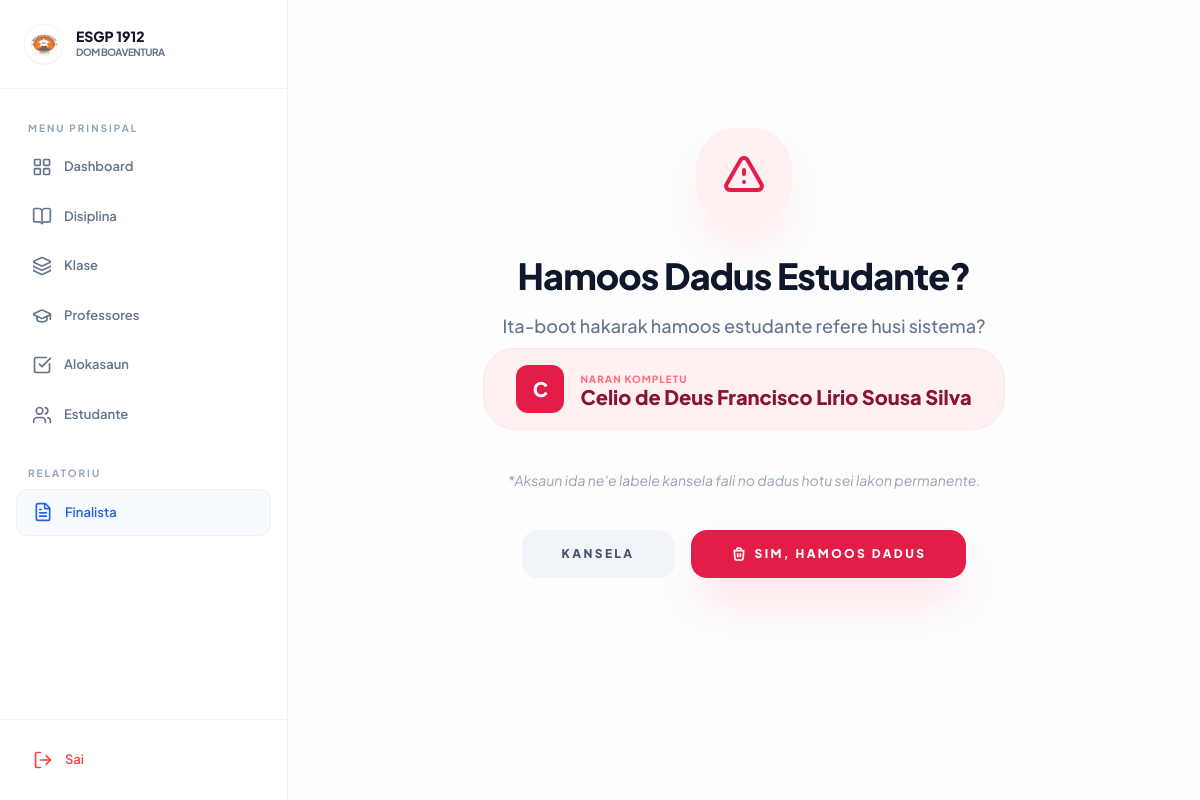
Screenshot of /users/estudante/hamoos/2/ with the database file from the repository.
### users/models.py (models this page shows, shortened)
class Estudante(models.Model):
    SEXU_CHOICES = [('Mane', 'Mane'), ('Feto', 'Feto')]
    nu_emis = models.CharField(max_length=20, unique=True)
    naran_kompletu = models.CharField(max_length=255)
    sexu = models.CharField(max_length=10, choices=SEXU_CHOICES)
    foto = models.ImageField(upload_to='estudante_fotos/', null=True, blank=True)
    klase = models.ForeignKey('academic.Klase', on_delete=models.CASCADE)
    status = models.CharField(max_length=10, default="Ativu")

### users/views.py (the view)
# urls.py: path('estudante/hamoos/<int:pk>/', hamoos_estudante, name='hamoos_estudante'), # Hapus estudante
def hamoos_estudante(request, pk):
    estudante = get_object_or_404(Estudante, id=pk)
    if request.method == 'POST':
        estudante.delete()
        return redirect('estudante_list')
    return render(request, 'users/konfirm_delete_est.html', {'estudante': estudante})

### templates/users/konfirm_delete_est.html (shortened to what this page needs)
{% extends 'base.html' %}
{% block content %}
<div class="max-w-2xl mx-auto px-4 py-20 text-center">
    <div class="mb-8 flex justify-center">
        <div class="w-24 h-24 bg-rose-50 text-rose-600 rounded-[2.5rem] flex items-center justify-center shadow-2xl shadow-rose-100 animate-bounce">
            <svg class="w-12 h-12" fill="none" stroke="currentColor" viewBox="0 0 24 24" stroke-width="2">
    <path stroke-linecap="round" stroke-linejoin="round" d="M12 9v2m0 4h.01m-6.938 4h13.856c1.54 0 2.502-1.667 1.732-3L13.732 4c-.77-1.333-2.694-1.333-3.464 0L3.34 16c-.77 1.333.192 3 1.732 3z" />
</svg>
        </div>
    </div>
    <h2 class="text-4xl font-black text-slate-900 tracking-tight mb-4">Hamoos Dadus Estudante?</h2>
    <p class="text-slate-500 font-medium text-lg mb-2 px-10">
        Ita-boot hakarak hamoos estudante refere husi sistema?
    </p>
    <div class="inline-block px-8 py-4 bg-rose-50 rounded-[2rem] border border-rose-100 mb-10 text-left">
        <div class="flex items-center gap-4">
            <div class="w-12 h-12 bg-rose-600 text-white rounded-xl flex items-center justify-center font-black text-xl">
                {{ estudante.naran_kompletu|slice:":1" }}
            </div>
            <div>
                <p class="text-[10px] font-black text-rose-400 uppercase tracking-widest">Naran Kompletu</p>
                <h4 class="text-rose-900 font-black text-xl leading-none">{{ estudante.naran_kompletu }}</h4>
            </div>
        </div>
    </div>
    <p class="text-slate-400 text-sm mb-10 italic">
        *Aksaun ida ne'e labele kansela fali no dadus hotu sei lakon permanente.
    </p>
    <form method="POST" class="flex flex-col sm:flex-row items-center justify-center gap-4">
        <a href="{% url 'estudante_list' %}"
            class="w-full sm:w-auto px-10 py-4 bg-slate-100 text-slate-600 rounded-2xl font-black text-xs uppercase tracking-[0.2em] hover:bg-slate-200 transition-all active:scale-95">
            Kansela
        </a>
        <button type="submit"
            class="w-full sm:w-auto px-10 py-4 bg-rose-600 text-white rounded-2xl font-black text-xs uppercase tracking-[0.2em] hover:bg-rose-700 shadow-2xl shadow-rose-200 transition-all active:scale-95 flex items-center justify-center gap-2">
            <svg class="w-4 h-4" fill="none" stroke="currentColor" viewBox="0 0 24 24"><path stroke-width="2.5" d="M19 7l-.867 12.142A2 2 0 0116.138 21H7.862a2 2 0 01-1.995-1.858L5 7m5 4v6m4-6v6m1-10V4a1 1 0 00-1-1h-4a1 1 0 00-1 1v3M4 7h16" /></svg>
            Sim, Hamoos Dadus
        </button>
    </form>
</div>
{% endblock %}

### templates/base.html (style rules this page uses)
:root { --primary: #3b82f6; }
body { font-family: 'Plus Jakarta Sans', sans-serif; background: #fdfdfd; color: #1e293b; }

### rows the page displays
Estudante: naran_kompletu "C", naran_kompletu "Celio de Deus Francisco Lirio Sousa Silva"
